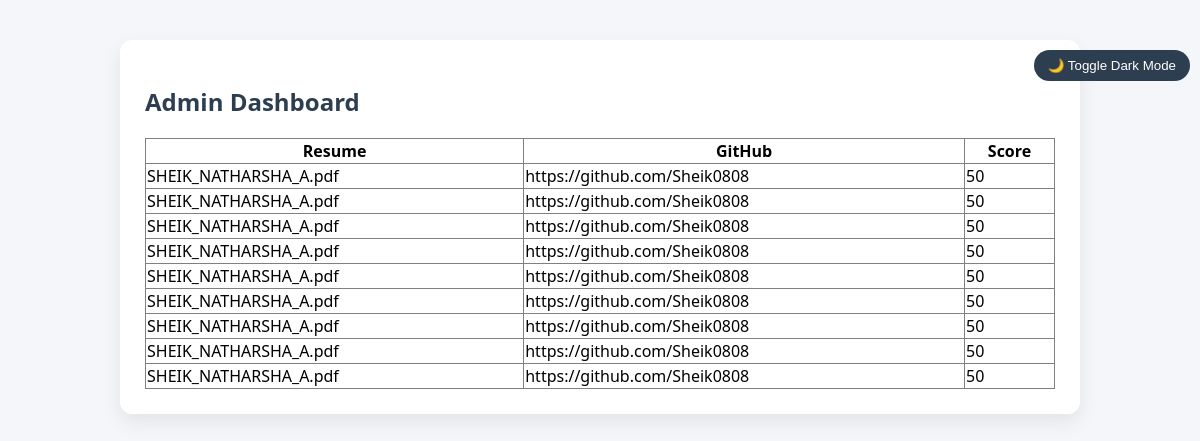
/admin, run on an earlier commit of the app's database.
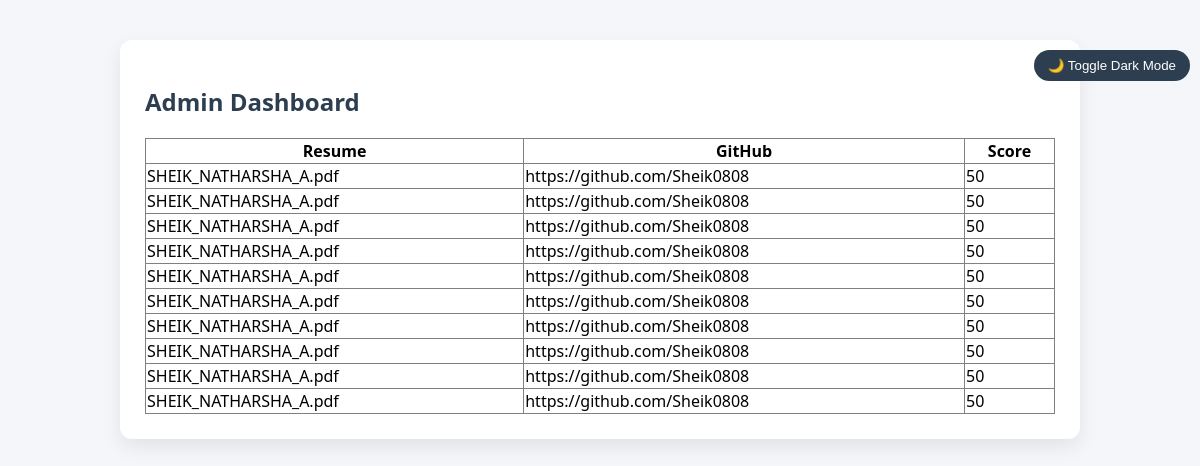
And on a later commit of the database.
### tables this page shows
CREATE TABLE results (
        resume TEXT,
        github TEXT,
        score INTEGER
    );

### app.py (the view)
@app.route("/admin")
def admin():
    conn = sqlite3.connect("database.db")
    cur = conn.cursor()
    cur.execute("SELECT * FROM results")
    rows = cur.fetchall()
    conn.close()
    return render_template("admin.html", rows=rows)

### templates/admin.html (shortened to what this page needs)
<!DOCTYPE html>
<html>
<head>
    <link rel="stylesheet" href="/static/style.css">
    <link rel="stylesheet" href="/static/dark.css">
</head>
<body>
    <button class="toggle-btn" onclick="toggleDark()">🌙 Toggle Dark Mode</button>
    <div class="container">
        <div class="card">
            <h2>Admin Dashboard</h2>
            <table border="1" style="width: 100%; border-collapse: collapse; margin-top: 15px;">
                <tr>
                    <th>Resume</th>
                    <th>GitHub</th>
                    <th>Score</th>
                </tr>
                {% for r in rows %}
                <tr>
                    <td>{{ r[0] }}</td>
                    <td>{{ r[1] }}</td>
                    <td>{{ r[2] }}</td>
                </tr>
                {% endfor %}
            </table>
        </div>
    </div>
</body>
</html>

### static/style.css (style rules this page uses)
body { font-family: 'Segoe UI', sans-serif; background: #f4f6f9; margin: 0; padding: 0; }
.container { width: 80%; margin: auto; margin-top: 40px; }
.card { background: #ffffff; padding: 25px; border-radius: 12px; box-shadow: 0 8px 20px rgba(0, 0, 0, 0.08); margin-bottom: 25px; }
h1, h2 { color: #2c3e50; }
.toggle-btn { float: right; padding: 8px 14px; border: none; border-radius: 20px; background: #2c3e50; color: white; cursor: pointer; margin: 10px; }

What changed in the data, as far as the page shows it:
added results: resume "SHEIK_NATHARSHA_A.pdf", github "https://github.com/Sheik0808", score "50"
